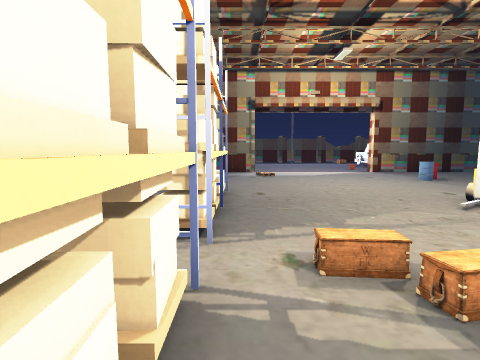
[1] (above)

17 first-person views from a walk through a level from a Godot 3-D game. The camera is 1.5 m above the floor, tilts 6° down and sees 80° across. The floor is counted in squares, 1 m on a side. Each view is taken from the middle of a square. On the plan, view 1 faces up. The plan holds only what a view shows up to about 14 squares ahead; the rest is blank.

[2]
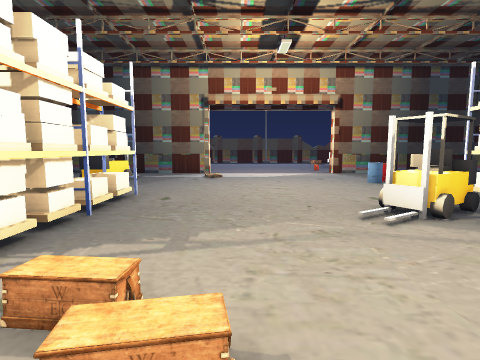

[3]
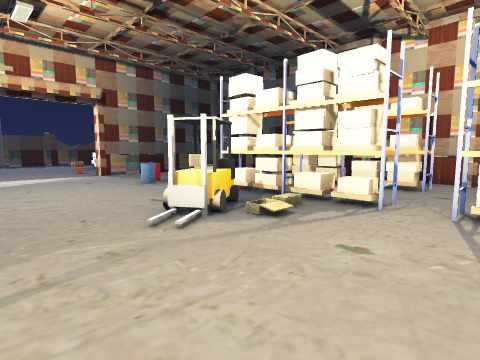

[4]
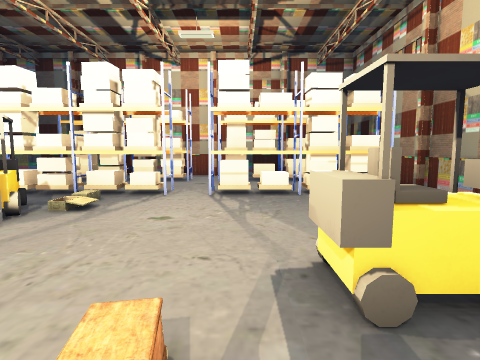

[5]
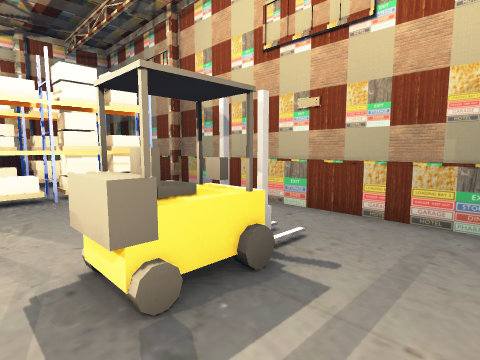

[6]
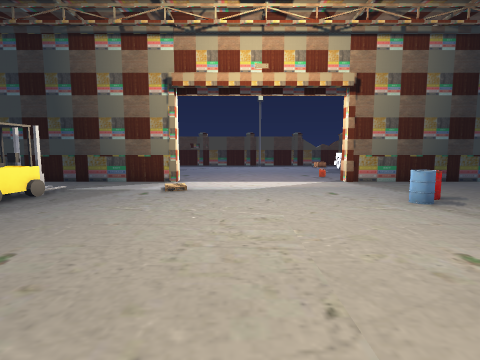

[7]
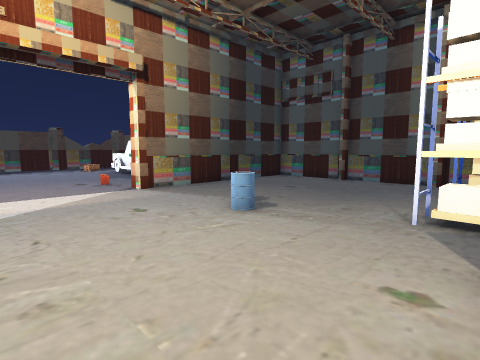

[8]
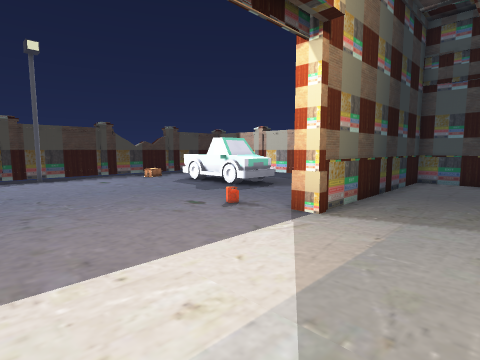

[9]
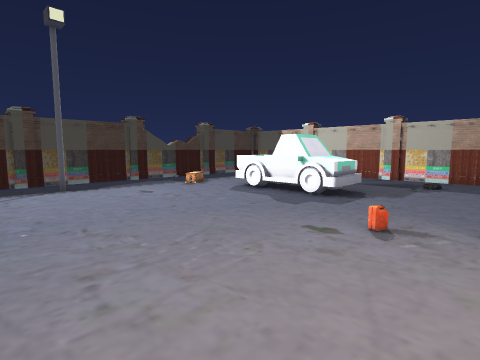

[10]
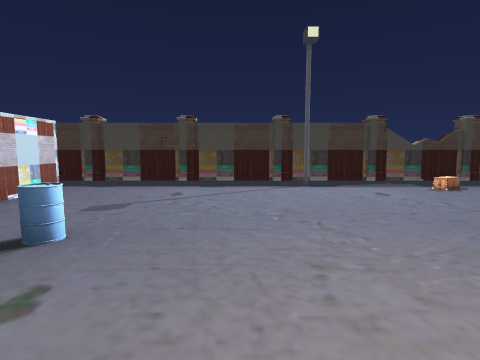

[11]
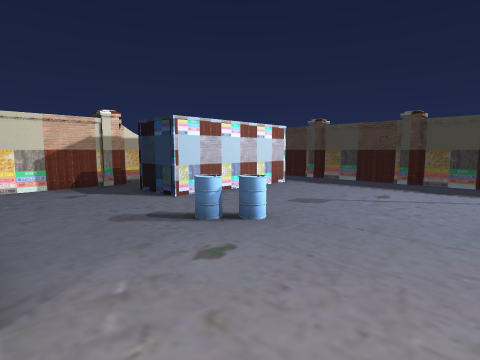

[12]
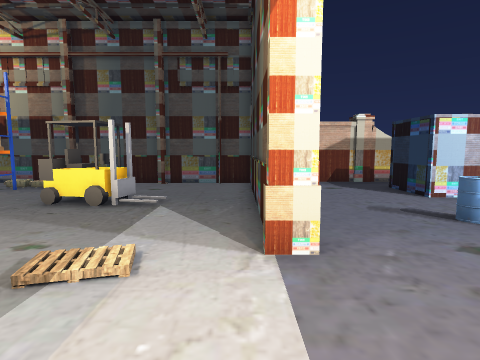

[13]
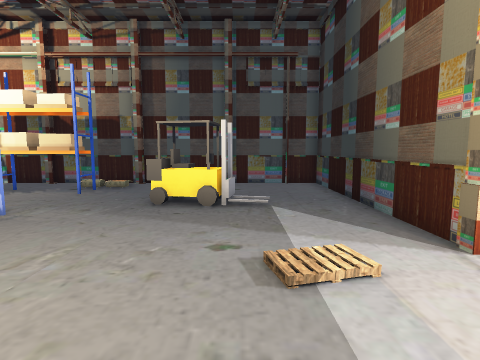

[14]
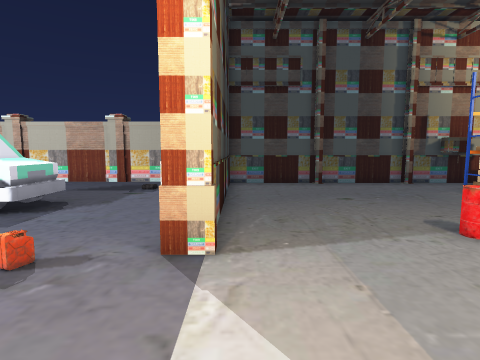

[15]
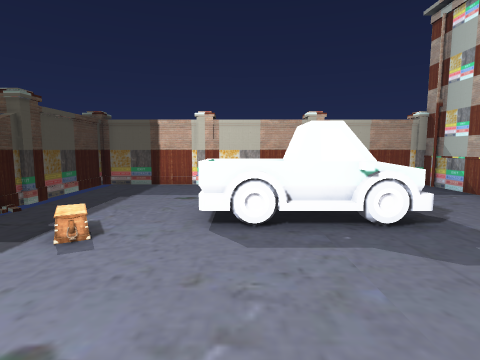

[16]
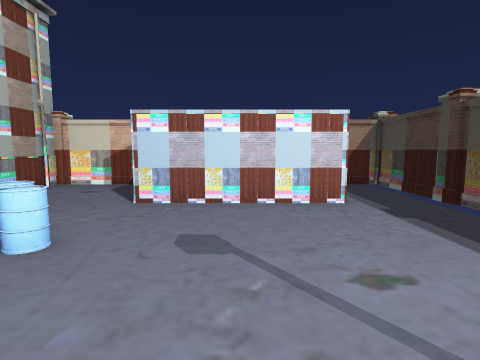

[17]
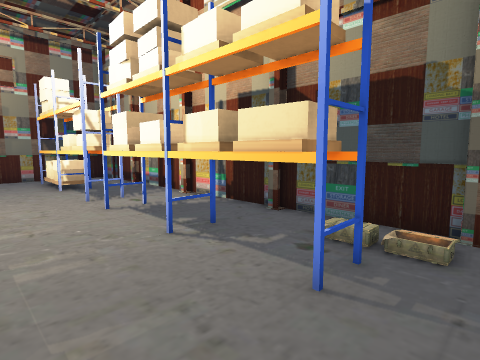

### Floor plan
Key: @ floor where view 1 was taken; # wall or solid block; x gap in a wall; . floor; / step, stairs or slope; = window, fence, low wall or low ledge; ^ raised ledge; B barrel; T thing the floor can be seen under or through; O other object.
Columns run from 9 left of view 1 to 19 right of it. Each row starts with its distance up from view 1.
 34 #############################
 33 #...........................#
 32   .............#............#
 31      #..............O.......#
 30      #......................#
 29      #...............^^..   #
 28      #...............^^     #
 27      #...............##    .#
 26 #.   #...............##  ...#
 25 #..###..OO...........^^.....#
 24 #.......O............^^.....#
 23 #...........................#
 22 #...........................#
 21 #...........................#
 20 ###########.......###########
 19  #.........................#
 18  #.........................#
 17  #.........................#
 16  #.........................#
 15  #...==............B.......#
 14  #   =#...........O........#
 13  #  .......................#
 12  #.........................#
 11  #/........................#
 10  #/.T...#...........#.  #..#
  9  #..T...#........#..#.  #  #
  8  #..T...#.......=#/.#.  #  #
  7  #..T...#......////.#.  #  #
  6  #..T...#......../..#. .#. #
  5  #..T.. #...........#...#..#
  4  #..... ...................#
  3  #..#.. #...........^...#..#
  2  #..#.. #...........^.  #
  1  #..#.. #....#......^...#
  0  #..#..  @...=  ....#...#  #
 -1  #..^..   ...^      #  .#  #
 -2  #..^..   ....      #   #
 -3     #..   .....     #   #
 -4     ..    ......    x
 -5     ###    ############

Where each view was taken, in squares from view 1:
view 1: 0 up, 0 right, facing up
view 2: 1 up, 3 right, facing up
view 3: 2 up, 3 right, facing up-right
view 4: 2 up, 1 right, facing right
view 5: 2 up, 1 right, facing down-right
view 6: 6 up, 4 right, facing up
view 7: 9 up, 4 right, facing up-right
view 8: 16 up, 3 right, facing up-right
view 9: 20 up, 3 right, facing up-right
view 10: 20 up, 3 right, facing up
view 11: 20 up, 4 right, facing up-left
view 12: 19 up, 5 right, facing left
view 13: 16 up, 5 right, facing left
view 14: 19 up, 5 right, facing right
view 15: 28 up, 6 right, facing right
view 16: 28 up, 4 right, facing left
view 17: 12 up, 2 left, facing down-left
